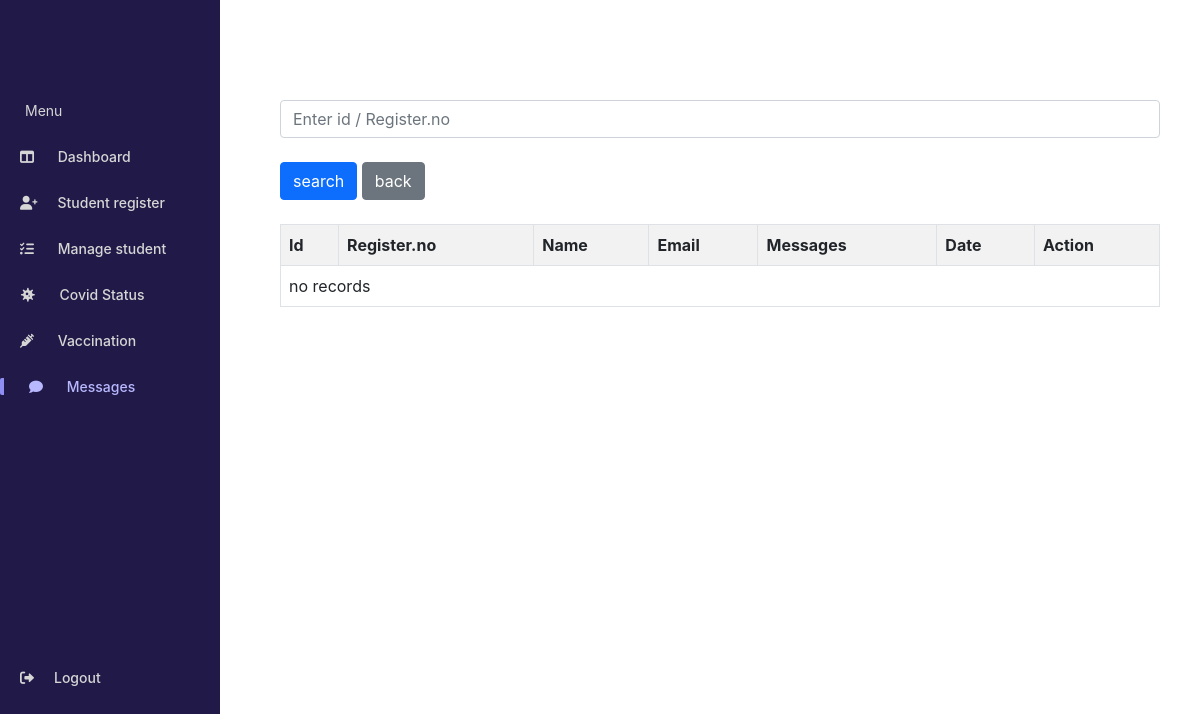
/messages.php, run on an earlier commit of the app's database.
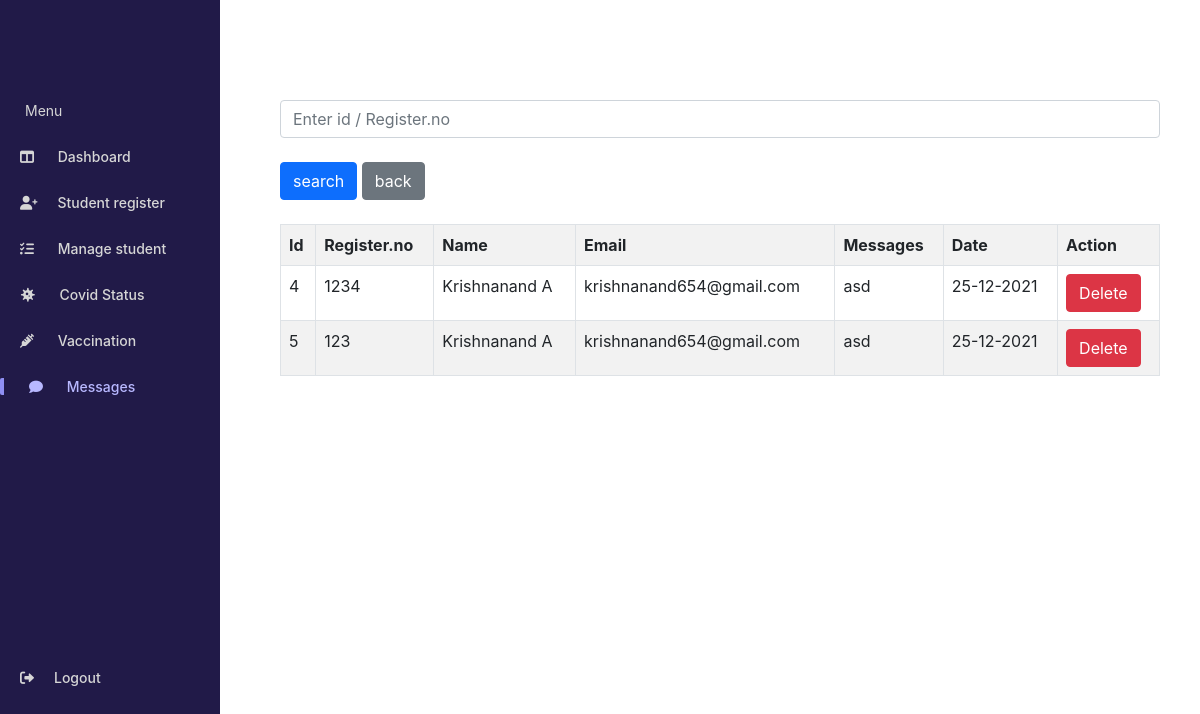
And on a later commit of the database.
### tables this page shows
CREATE TABLE `message` (
  `id` int(100) NOT NULL,
  `reg_no` int(50) NOT NULL,
  `name` varchar(50) NOT NULL,
  `message` varchar(225) NOT NULL,
  `date` varchar(10) DEFAULT NULL,
  `email` varchar(255) DEFAULT NULL
);

### messages.php (the view, shortened to what this page needs)
<?php
    include 'components/Sidebar.php';
?>
<!DOCTYPE html>
<html lang="en">
<head>
<link rel="stylesheet" href="./assets/manage_student.css"/>
</head>
<body>
<div class="box">
<form action="" method="POST">
<div class="form-group">
<input class="form-control" type="text" name="id" autocomplete="off"  placeholder="Enter id / Register.no"/>
</div><br>
<div class="form-group">
<input type="submit" class="btn btn-primary" name="search" value="search"/>
<input type="submit" class="btn btn-secondary" name="back" value = "back"/>
</div>
</form>
<br>
<div class="d-flex">
<table class="table table-striped table-bordered table-hover " >
  <tr>
  <th scope="col">Id</th>
  <th scope="col">Register.no</th>
  <th scope="col">Name</th>
  <th scope="col">Email</th>
  <th scope="col">Messages</th>
  <th scope="col">Date</th>
  <th scope="col">Action</th>
  </tr>
</div>
<?php
if(isset($_POST['search'])){
    $x=$_POST['id'];
    $sql = "SELECT * from message where id = $x OR reg_no = $x";
    $result = mysqli_query($conn, $sql);
    $row=mysqli_num_rows($result);
}else{?>
<?php
$sql = "SELECT * from message ";
$result = mysqli_query($conn, $sql);
$row = mysqli_num_rows($result);
}?>
<?php
if($row > 0){?>
<?php
while($res = mysqli_fetch_array($result)):?>
        <tr>
        <td><?php echo $res['id']; ?></td>
        <td><?php echo $res['reg_no']; ?></td>
        <td><?php echo $res['name']; ?></td>
        <td><?php echo $res['email']; ?></td>
        <td><?php echo $res['message']; ?></td>
        <td><?php echo $res['date']; ?></td>
        <td><a class="btn btn-danger" href="messages.php?delete=<?php echo $res['id'];?>">Delete</a>
        </td>
        </tr>
    <?php endwhile; ?>
    <?php }else{
        echo "<tr><td colspan='9'>no records</td></tr>"; }?>
    </div>
</body>
</html>

### components/Sidebar.php (shortened to what this page needs)
<!DOCTYPE html>
<html lang="en">
<head>
    <link rel="stylesheet" href="https://cdn.jsdelivr.net/npm/bootstrap@5.1.3/dist/css/bootstrap.min.css">
    <link rel="stylesheet" href="https://cdnjs.cloudflare.com/ajax/libs/font-awesome/6.0.0-beta2/css/all.min.css" />
    <link rel="stylesheet" href="components/sidebar.css"/>
</head>
<body>
<div>
    <nav>
        <div class='Nav'>
                <ul class="list">
                    <p class="title">Menu</p>
                    <li class="active"><a href="./dashboard.php"><i class="fas fa-columns"></i> Dashboard</a></li>
                    <li class="active"><a href="./register.php"><i class="fas fa-user-plus"></i>Student register</a></li>
                    <li class="active"><a href="./manage_student.php"><i class="fas fa-tasks"></i> Manage student</a></li>
                    <li class="active"><a href="./covid_status.php"><i class="fas fa-virus"></i> Covid Status</a></li>
                    <li class="active"><a href="./vaccination_status.php"><i class="fas fa-syringe"></i> Vaccination </a></li>
                    <li class="active"><a href="./messages.php"><i class="fas fa-comment"></i> Messages</a></li>
                </ul>
                <p class="logout" onclick ="logout()"><i class="fas fa-sign-out-alt"></i>Logout</p>
            </div>
        </nav>
    </div>
</body>
</html>

### components/sidebar.css (style rules this page uses)
* { box-sizing: border-box; margin: 0; padding: 0; scroll-behavior: smooth; font-family: -apple-system, BlinkMacSystemFont, "Segoe UI", Roboto, Oxygen, Ubuntu, Cantarell, "Open Sans", "Helvetica Neue", sans-serif; }
nav { position: fixed; width: 220px; height: 100%; background: rgba(14, 6, 56, 0.918); z-index: 1; font-size: 14px; }
.list { padding-left: 0px; }
.list li { list-style: none; }
.list li a { text-decoration: none; color: rgb(214, 214, 214); font-weight: 500; }
.Nav { padding: 100px 0px 0; }
.list li { margin: 25px 0 0; transition: ease-out 0.2s; }
i { padding: 0 20px 0; }
.list li a.active { border-left: 4px solid rgb(143, 143, 243); border-radius: 2px; padding: 0 5px 0; color: rgb(184, 184, 255); }
.logout { padding-left: 0px; margin: 270px 0 0; color: rgb(214, 214, 214); font-weight: 500; cursor: pointer; }
.title { padding: 0 25px 0; color: rgb(214, 214, 214); }

### assets/manage_student.css (style rules this page uses)
* { margin: 0; padding: 0; box-sizing: border-box; }
.box { padding: 100px 0 100px; padding-left: 280px; padding-right: 40px; }

What changed in the data, as far as the page shows it:
added message: id "4", reg_no "1234", name "Krishnanand A", email "krishnanand654@gmail.com", message "asd", date "25-12-2021"
added message: id "5", reg_no "123", name "Krishnanand A", email "krishnanand654@gmail.com", message "asd", date "25-12-2021"
Also different on the page:
text no longer shown: "no records"
